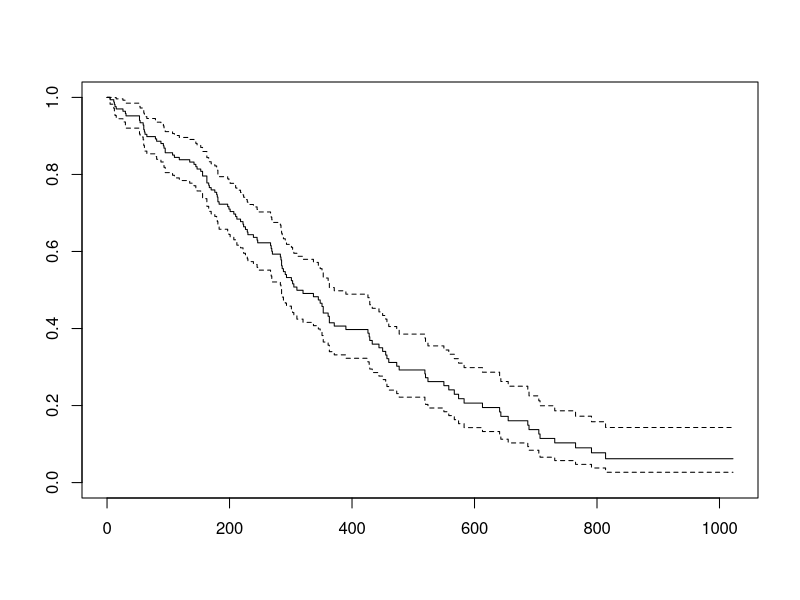
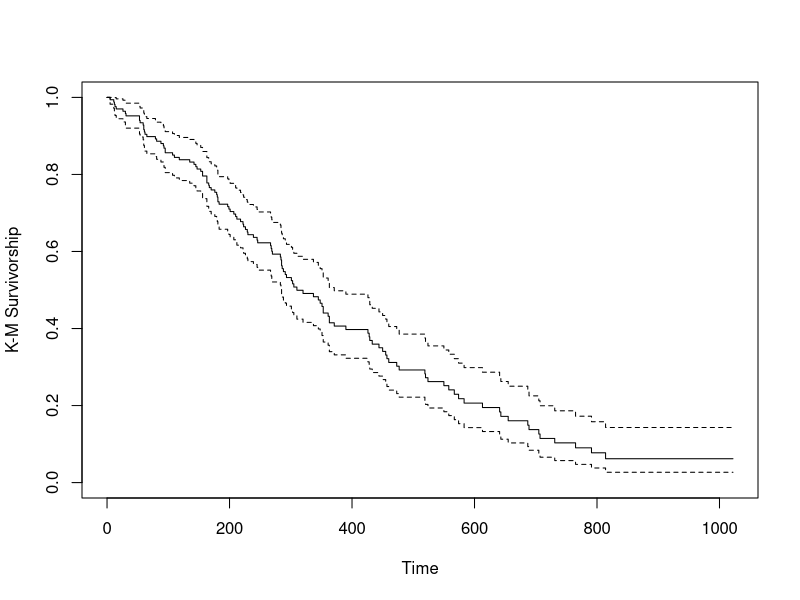
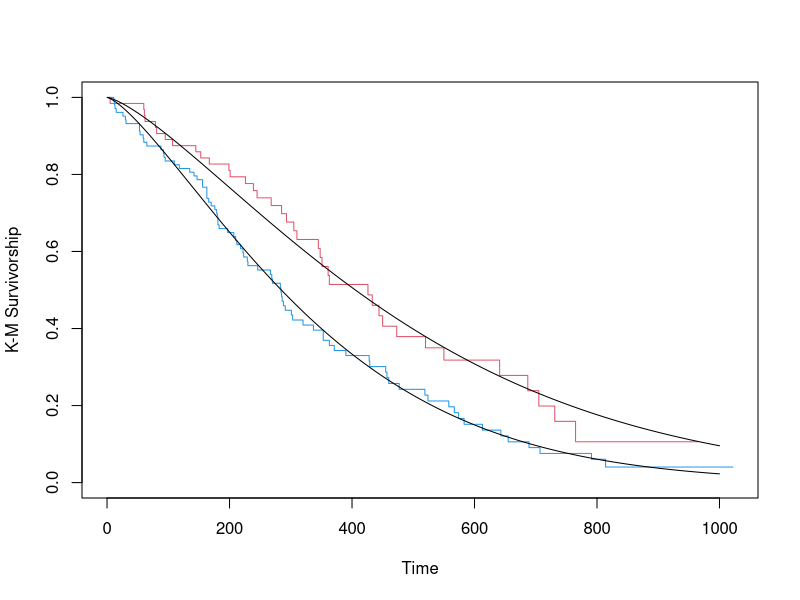
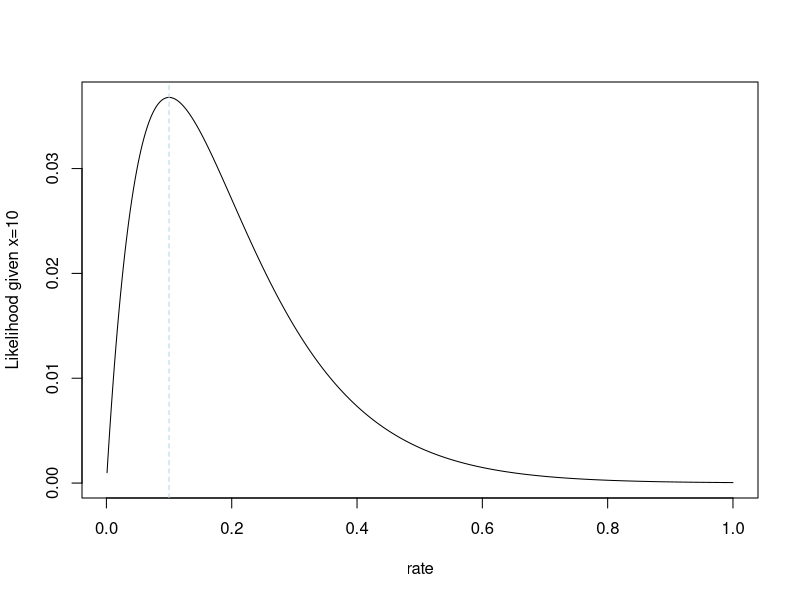
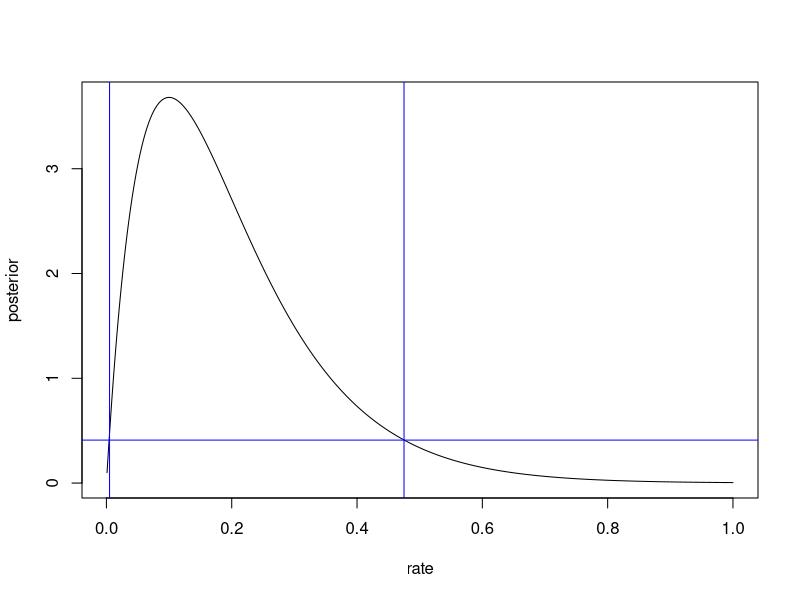
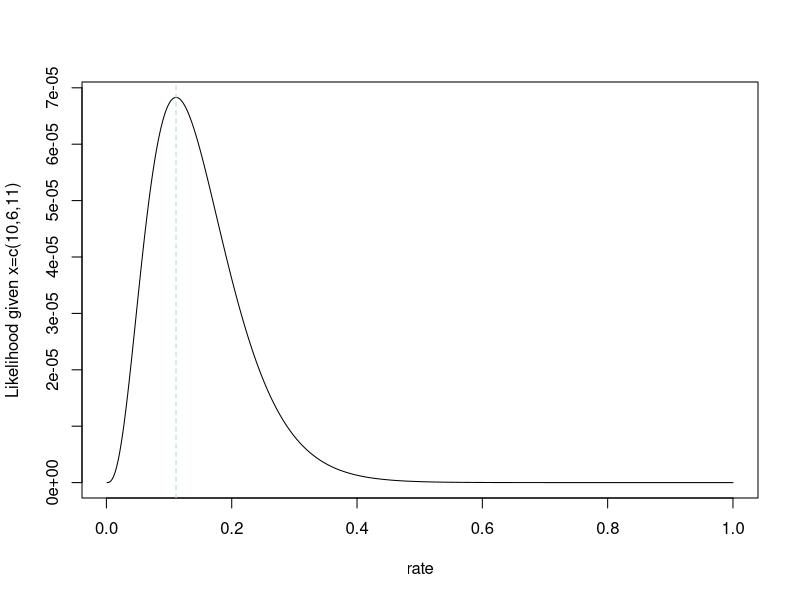
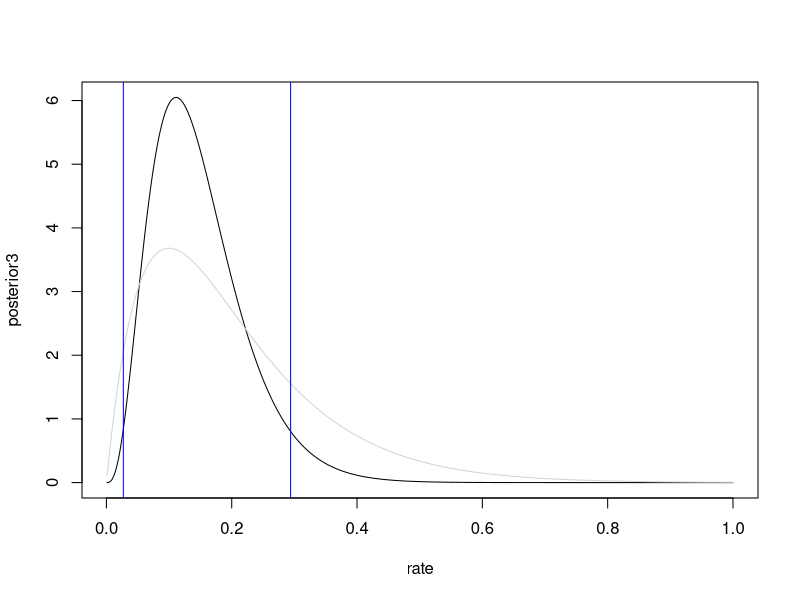
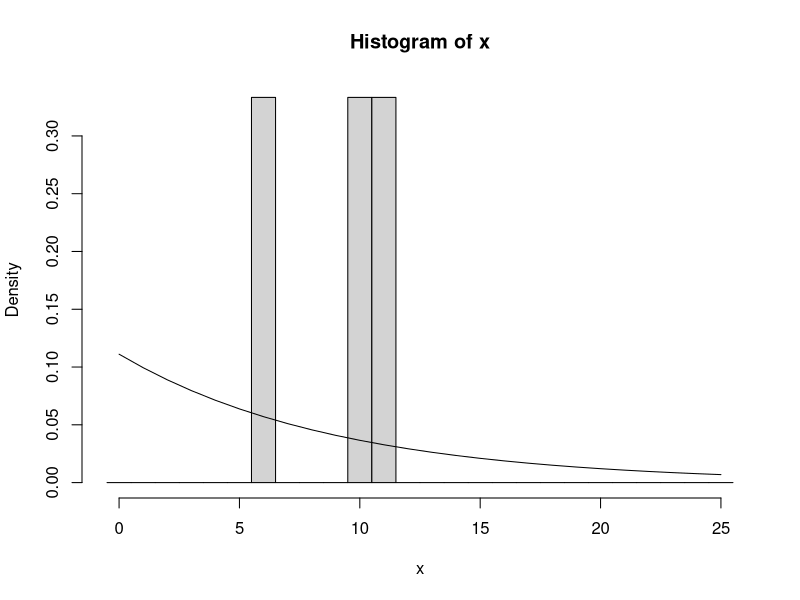

The R source for these figures, in order:

# ---- Survival analysis ---

library(survival)
?lung
head(lung)
summary(lung)
# Looks like "status" is a censorship variable.  1=censored, 2=dead
# Sex is stored as a numeric variable (1=M, 2=F), but should be categorical
# There are some NA's but not too many

lung2 = na.omit(lung) # remove the NA-affected rows.

lung2$sex = as.factor(lung2$sex) # Convert numeric sex code to a factor
dead = (lung2$status == 2) # Normal way to indicate censorship in R (1=uncensored, 0=uncensored),
                           # although it understands the 1/2 convention here as well.

lungsurv = Surv(lung2$time, dead)
lungsurv[1:100] # the "+" indicates censored: we have only a limiting value

lungkm = survfit(lungsurv~1) # Kaplan-Meier curve; interpret
plot(lungkm)
plot(lungkm, xlab='Time', ylab='K-M Survivorship')
lungkm # a few handy values (note: summary() is not very useful here)
str(lungkm)
lungkm$time[100]
lungkm$surv[100] # survivorship is 41.5% at 363 days (about 1 year)
approx(lungkm$time,lungkm$surv,xout=365)$y # even better: interpolate to 1 year "exactly"

lungkm.sex = survfit(lungsurv~sex, data=lung2)
plot(lungkm.sex, xlab='Time', ylab='K-M Survivorship', col=c(4,2))

# Survival regression (parametric survival analysis)

lungmodel.sex = survreg(lungsurv~sex, data=lung2) # default model is Weibull
summary(lungmodel.sex)
lungmodel.sex$coefficients
scale.M = exp(lungmodel.sex$coefficients[1])
scale.F = exp(lungmodel.sex$coefficients[1]+lungmodel.sex$coefficients[2])
shape = 1/lungmodel.sex$scale # yes, this is weird
shape
t = 1:1000
lines(t,1-pweibull(t,shape,scale.M)) # Best-fit theoretical survivorship curve
lines(t,1-pweibull(t,shape,scale.F))
  # important reminder: this is not a regression model in 'time'.  Regression variable is 'sex' (1/2)

lungmodel.ecog = survreg(lungsurv~ph.ecog, data=lung2)
summary(lungmodel.ecog)

lungmodel.all = survreg(lungsurv~sex+ph.ecog+ph.karno+pat.karno+meal.cal+wt.loss, data=lung2)
summary(lungmodel.all)
lungmodel.simp = step(lungmodel.all)
summary(lungmodel.simp)
predict(lungmodel.simp, list(sex='1',ph.ecog=1,ph.karno=60,pat.karno=80,wt.loss=10))

  # non-Weibull models

lungmodel.sex = survreg(lungsurv~sex, data=lung2)
lungmodel.sex.exp = survreg(lungsurv~sex, data=lung2, dist='exponential')
anova(lungmodel.sex, lungmodel.sex.exp, test='Chi') # exp is definitely worse, stick to Weibull
AIC(lungmodel.sex, lungmodel.sex.exp)

  # see C10_demos_coxph.r for some examples using a Cox proportional-hazards model

######


# --- Bayesian likelihood & posteriors ---

# 1 parameter, 1 measurement

x = 10.  # from exponential distribution of unknown lambda

#H1: lambda=0.1
dexp(x,rate=0.1)

#H2: lambda=0.2
dexp(x,rate=0.2)

#H3: lambda=0.4
dexp(x,rate=0.4)

rate = seq(0.001,1,0.001)
Lexp = dexp(x,rate)
plot(rate, Lexp, typ='l',ylab='Likelihood given x=10')
abline(v=1/x, col='lightblue', lty=2) # max likelihood at 1/x, as expected

posterior = Lexp / sum(Lexp*0.001)   # 0.001 is the grid spacing / bin size
plot(rate, posterior, typ='l')

# numerically integrate posterior to measure probability over a finite interval
sum(posterior[rate < 0.1]*0.001) # 26% chance that rate is <0.1 under our prior
sum(posterior[rate > 0.6]*0.001) # 1.7% chance that rate is <0.1 under our prior

# for a credible interval, find a region over which posterior integrates to 0.95
sum(posterior[rate > 0.05 & rate < 0.5]*0.001)  # an 86% credible interval
sum(posterior[rate > 0.03 & rate < 0.6]*0.001)  # a 94% credible interval
sum(posterior[rate > 0.028 & rate < 0.6]*0.001)  # a 95% credible interval

sum(posterior[posterior > 0.5]*0.001)  # a better 94% credible interval
sum(posterior[posterior > 0.4]*0.001)  # ... 95.1% credible interval
sum(posterior[posterior > 0.41]*0.001)  # ... 95% credible interval
abline(h=0.41, col='blue') # "water level method"
range(rate[posterior > 0.41])
sum(posterior[rate > 0.005 & rate < 0.475]*0.001)  # confirm
abline(v=0.005, col='blue')
abline(v=0.475, col='blue')

# 1 parameter, 3 measurements

x = c(10, 6, 11)
Lexp = dexp(x[1],rate)*dexp(x[2],rate)*dexp(x[3],rate)
plot(rate, Lexp, typ='l',ylab='Likelihood given x=c(10,6,11)')
abline(v=1/mean(x), col='lightblue', lty=2)
posterior3 = Lexp / sum(Lexp*0.001)   # 0.001 is the grid spacing
plot(rate, posterior3, typ='l')
lines(rate, posterior, col='lightgray') # compare to posterior for x=10 alone

sum(posterior3[posterior3 > 0.5]*0.001)  # a 97% credible interval
sum(posterior3[posterior3 > 0.8]*0.001)  # a 95% credible interval
range(rate[posterior3 > 0.8])
abline(v=0.027, col='blue')
abline(v=0.294, col='blue')
 # remember, this is still an exponential...! the posterior is a function of the parameters.
hist(x, breaks=seq(-0.5,25.5), freq=FALSE) # here's the data vs. ...
lines(0:25, dexp(0:25,rate=1/mean(x)))     # ... max-L PDF for comparison

 # note: the choice of prior can make a big difference with small numbers of
 # measurements, as in this case.  Most statisticians do *not* advise a 
 # flat prior for distributions like this.


